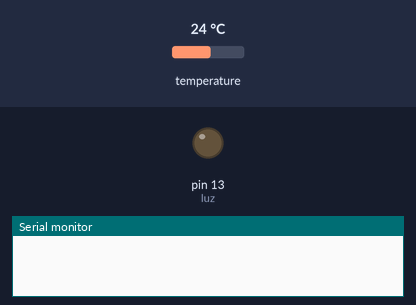
Bench run of a sketch on a simulated Arduino Uno, built with avr-gcc and run on an emulated ATmega328P. Parts: output pins drawn as LEDs (lit = HIGH), the last lines printed to the serial monitor. The test bench sets the inputs (shaded band); at power-on: temperature 24 °C.

Above: at 0.1 s.
At 0.8 s:
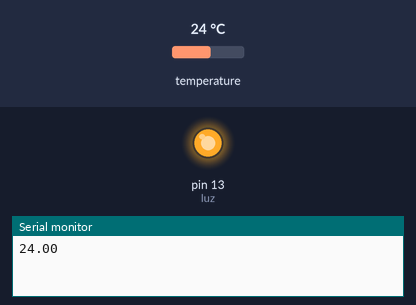
Timing chart, 0 to 2.3 s (numbered marks = the images above):
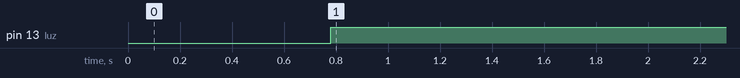

The sketch:

ControlTemp.ino
```cpp
#include "OneWire.h"
#include "DallasTemperature.h"

#define temperatura 16 //pin Sensor de temperatura
#define luz 13 //pin de la luz

float temp_des=23;//temperatura deseada
float temp;//variable para registrar la temperatura

OneWire onewire(temperatura);
DallasTemperature sensor(&onewire);

void setup() {
  Serial.begin(115200);
  sensor.begin();
  pinMode(luz,OUTPUT);
}

void loop() {
  sensor.requestTemperatures();//pedir temperaturas al sensor
  temp=sensor.getTempCByIndex(0);
  Serial.println(temp);//mostrar la temperatura
  if(temp_des>temp){//si la temperatura actual es menor a la que se desea se enciende la luz
    digitalWrite(luz,LOW);
  }else{//si la temperatura actual es mayor la luz se apaga
    digitalWrite(luz,HIGH);
  }
}
```

Measured:
- by itself, pin 13 (luz): LOW → HIGH at 0.78 s
